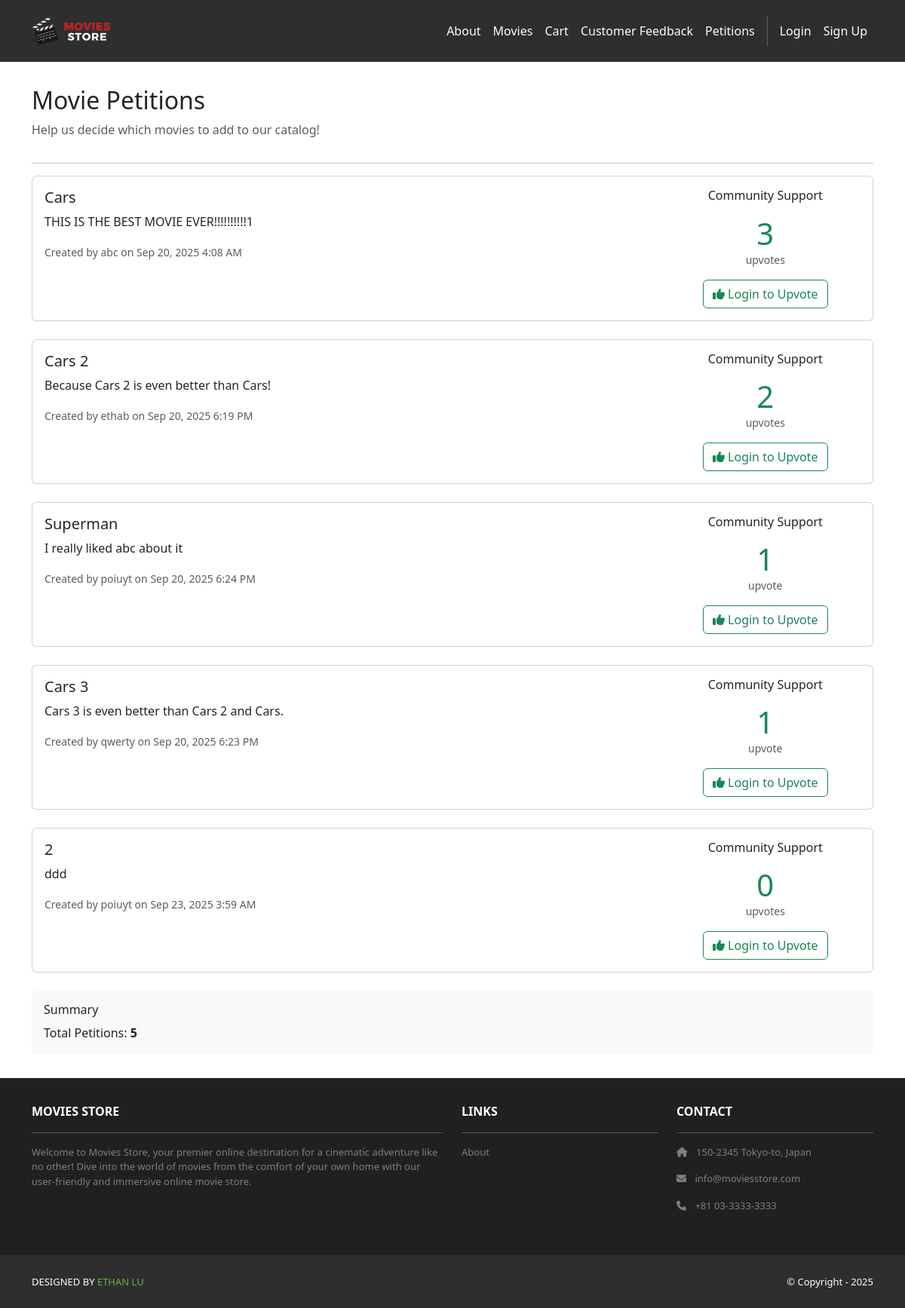
Page /movies/petitions/ on the committed database.
### movies/models.py (models this page shows, shortened)
class Petition(models.Model):
    id = models.AutoField(primary_key=True)
    movie_title = models.CharField(max_length=255, help_text="Title of the movie to be added")
    description = models.TextField(help_text="Why this movie should be added to the catalog")
    created_by = models.ForeignKey(User, on_delete=models.CASCADE, related_name='created_petitions')
    created_at = models.DateTimeField(auto_now_add=True)
    upvotes = models.IntegerField(default=0)
    class Meta:
        ordering = ['-upvotes', '-created_at']

### movies/views.py (the view)
# urls.py: path('petitions/', views.petitions_index, name='movies.petitions'),
def petitions_index(request):
    from .models import Petition, PetitionUpvote
    petitions_list = Petition.objects.all().order_by('-upvotes', '-created_at')
    paginator = Paginator(petitions_list, 10)
    page_number = request.GET.get('page')
    page_obj = paginator.get_page(page_number)
    user_upvotes = set()
    if request.user.is_authenticated:
        upvotes = PetitionUpvote.objects.filter(user=request.user, petition__in=page_obj)
        user_upvotes = {upvote.petition.id for upvote in upvotes}
    template_data = {
        'title': 'Movie Petitions',
        'page_obj': page_obj,
        'user_upvotes': user_upvotes,
        'total_petitions': petitions_list.count()
    }
    return render(request, 'movies/petitions.html', {'template_data': template_data})

### movies/templates/movies/petitions.html (shortened to what this page needs)
{% extends 'base.html' %}
{% block content %}
<div class="p-3">
  <div class="container">
    <div class="row mt-3">
      <div class="col mx-auto mb-3">
        <div class="d-flex justify-content-between align-items-center">
          <div>
            <h2>Movie Petitions</h2>
            <p class="text-muted">Help us decide which movies to add to our catalog!</p>
          </div>
        </div>
        <hr />
        {% for petition in template_data.page_obj %}
        <div class="card mb-4">
          <div class="card-body">
            <div class="row">
              <div class="col-md-9">
                <h5 class="card-title">{{ petition.movie_title }}</h5>
                <p class="card-text">{{ petition.description }}</p>
                <small class="text-muted">
                  Created by {{ petition.created_by.username }} on {{ petition.created_at|date:"M j, Y g:i A" }}
                </small>
              </div>
              <div class="col-md-3">
                <div class="text-center">
                  <h6 class="mb-3">Community Support</h6>
                  <div class="mb-3">
                    <div class="display-6 text-success" id="upvote-count-{{ petition.id }}">
                      {{ petition.upvotes }}
                    </div>
                    <div class="text-muted small">
                      upvote{{ petition.upvotes|pluralize }}
                    </div>
                  </div>
                  {% if user.is_authenticated %}
                    {% if petition.id in template_data.user_upvotes %}
                      <button class="btn btn-success upvote-btn"
                              data-petition-id="{{ petition.id }}"
                              id="upvote-btn-{{ petition.id }}">
                        <i class="fas fa-thumbs-up"></i> Upvoted
                      </button>
                      <div class="mt-2">
                        <small class="text-muted">Click to remove upvote</small>
                      </div>
                    {% else %}
                      <button class="btn btn-outline-success upvote-btn"
                              data-petition-id="{{ petition.id }}"
                              id="upvote-btn-{{ petition.id }}">
                        <i class="fas fa-thumbs-up"></i> Upvote
                      </button>
                      <div class="mt-2">
                        <small class="text-muted">Support this petition</small>
                      </div>
                    {% endif %}
                  {% else %}
                    <div class="mt-3">
                      <a href="{% url 'accounts.login' %}" class="btn btn-outline-success">
                        <i class="fas fa-thumbs-up"></i> Login to Upvote
                      </a>
                    </div>
                  {% endif %}
                </div>
              </div>
            </div>
          </div>
        </div>
        {% endfor %}
        <div class="mt-4 p-3 bg-light rounded">
          <h6>Summary</h6>
          <p class="mb-0">Total Petitions: <strong>{{ template_data.total_petitions }}</strong></p>
        </div>
      </div>
    </div>
  </div>
</div>
{% endblock content %}

### rows in the picture
Petition: movie_title "Cars", description "THIS IS THE BEST MOVIE EVER!!!!!!!!!!1", created_by.username "abc", created_at "Sep 20, 2025 4:08 AM", upvotes "3"
Petition: movie_title "Cars 2", description "Because Cars 2 is even better than Cars!", created_by.username "ethab", created_at "Sep 20, 2025 6:19 PM", upvotes "2"
Petition: movie_title "Superman", description "I really liked abc about it", created_by.username "poiuyt", created_at "Sep 20, 2025 6:24 PM", upvotes "1"
Petition: movie_title "Cars 3", description "Cars 3 is even better than Cars 2 and Cars.", created_by.username "qwerty", created_at "Sep 20, 2025 6:23 PM", upvotes "1"
Petition: movie_title "2", description "ddd", created_by.username "poiuyt", created_at "Sep 23, 2025 3:59 AM", upvotes "0"

### other values in the picture
{{ template_data.total_petitions }} "5"
